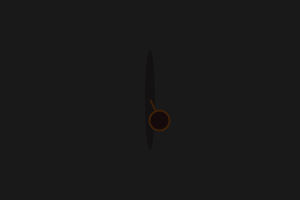
Frame 1 (no input)
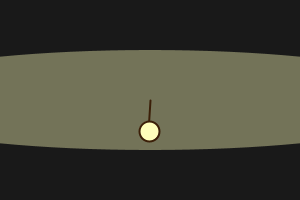
Frame 60 (the mouse pressed at the canvas centre just before this capture)
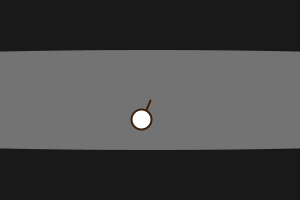
Frame 120 (the mouse held since frame 60 and released just before this capture)

The Processing sketch that drew these frames (run headless with seeded random() and noise(); from frame 60 on, the mouse is pressed at the canvas centre):

// Processing sketch: processing_70381
// ── processing_70381.pde

//Victoria H, Animation1 CP1 mods 16/17
//http://miura-miura.webs.com/Animation.html

int x = 10;
int y = 5;
int z = 8;
int change = 170;
int fchange = -1;
int jchange = 1;
int xchange = 10;

void setup()
{
 size(300,200);
 frameRate(15);
}
void draw()
{
  background(25);
  fadeOut();
  movingPendulum();
  pendulum();
}
void fadeOut()
{
  fill(x,y,z,100);
  noStroke();
  ellipse(150,100,x,100);
  x = x + xchange;
  y = y + 5;
  z = z + 3;
}
int f = 160;
int j = 120;
void movingPendulum()
{
  stroke(59,31,8);
  strokeWeight(2);
  line(150,100,f,j);
  f = f + fchange;
  if(f < 140)
  {
    fchange = 1;
  }
  if(f >= 160)
  {
    fchange = -1;
  }
}
void pendulum()
{
  fill(x,y,z);
  ellipse(f,j,20,20);
  f = f + fchange;
  j = j + jchange;
  if(f < 140)
  {
    fchange = 1;
  }
  if(f > 160)
  {
    fchange = -1;
  }
    if(j > 130)
  {
    jchange = -1;
  }
  if(j < 120)
  {
    jchange = 1;
  }
}
